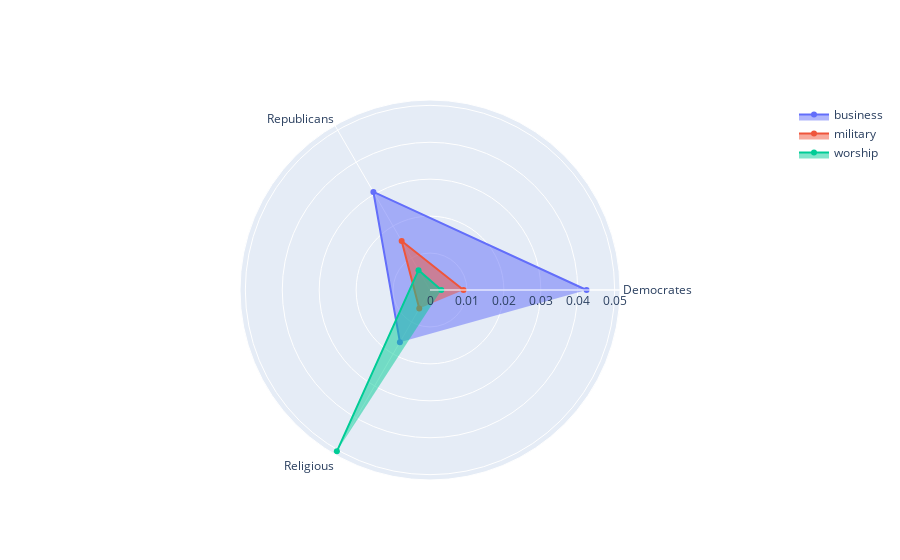

Write notebook code for a chart like this one.
### Code cell
theta_ = categories_df.index

fig = go.Figure()

fig.add_trace(go.Scatterpolar(
      r=categories_df['business'],
      theta=theta_,
      fill='toself',
      name='business'
))


fig.add_trace(go.Scatterpolar(
      r=categories_df['military'],
      theta=theta_,
      #mode = 'lines',
      fill='toself',
      name='military'
))

fig.add_trace(go.Scatterpolar(
      r=categories_df['worship'],
      theta=theta_,
      fill='toself',
      name='worship'
))

fig.update_layout(
  polar=dict(
    radialaxis=dict(
      visible=True#,
      #range=[0, 5]
    )),
  showlegend=True
)

fig.show()

### Figure 1 — Plotly figure (JSON) as saved in the notebook; plotly's stock layout.template omitted (floating-point values rounded to 4 significant figures)
{"data": [{"fill": "toself", "name": "business", "r": [0.04239, 0.03065, 0.0163], "theta": ["Democrates", "Republicans", "Religious"], "type": "scatterpolar"}, {"fill": "toself", "name": "military", "r": [0.009076, 0.01535, 0.005805], "theta": ["Democrates", "Republicans", "Religious"], "type": "scatterpolar"}, {"fill": "toself", "name": "worship", "r": [0.003071, 0.006209, 0.05043], "theta": ["Democrates", "Republicans", "Religious"], "type": "scatterpolar"}], "layout": {"polar": {"radialaxis": {"visible": true}}, "showlegend": true}}
